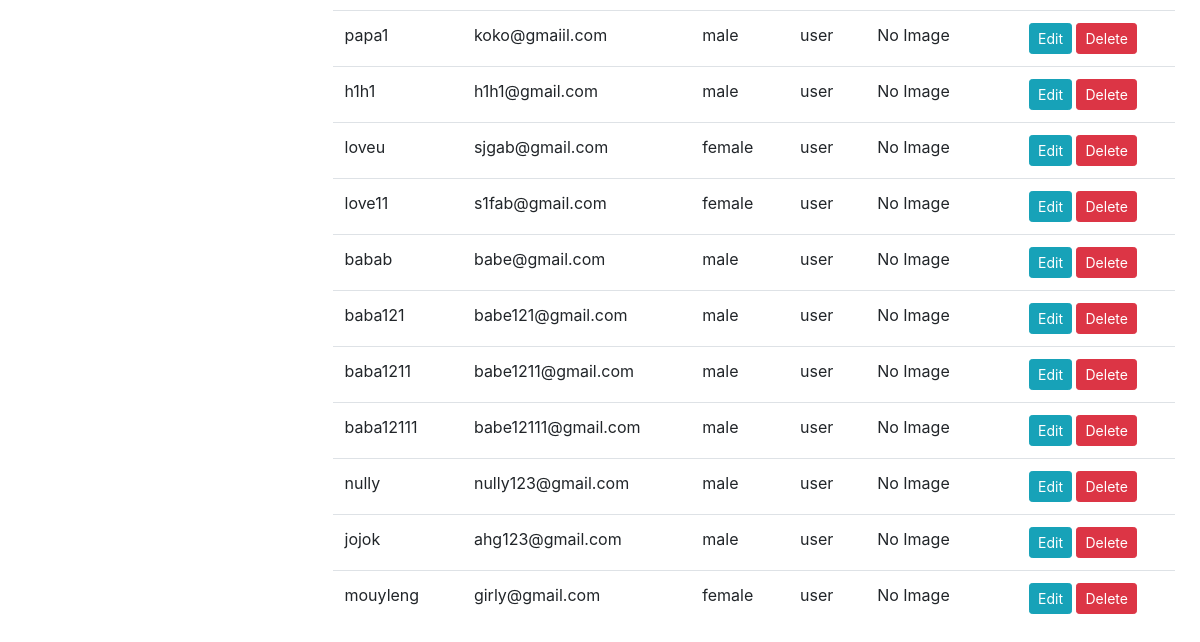
The app's page /profile (signed in, lower part), older data.
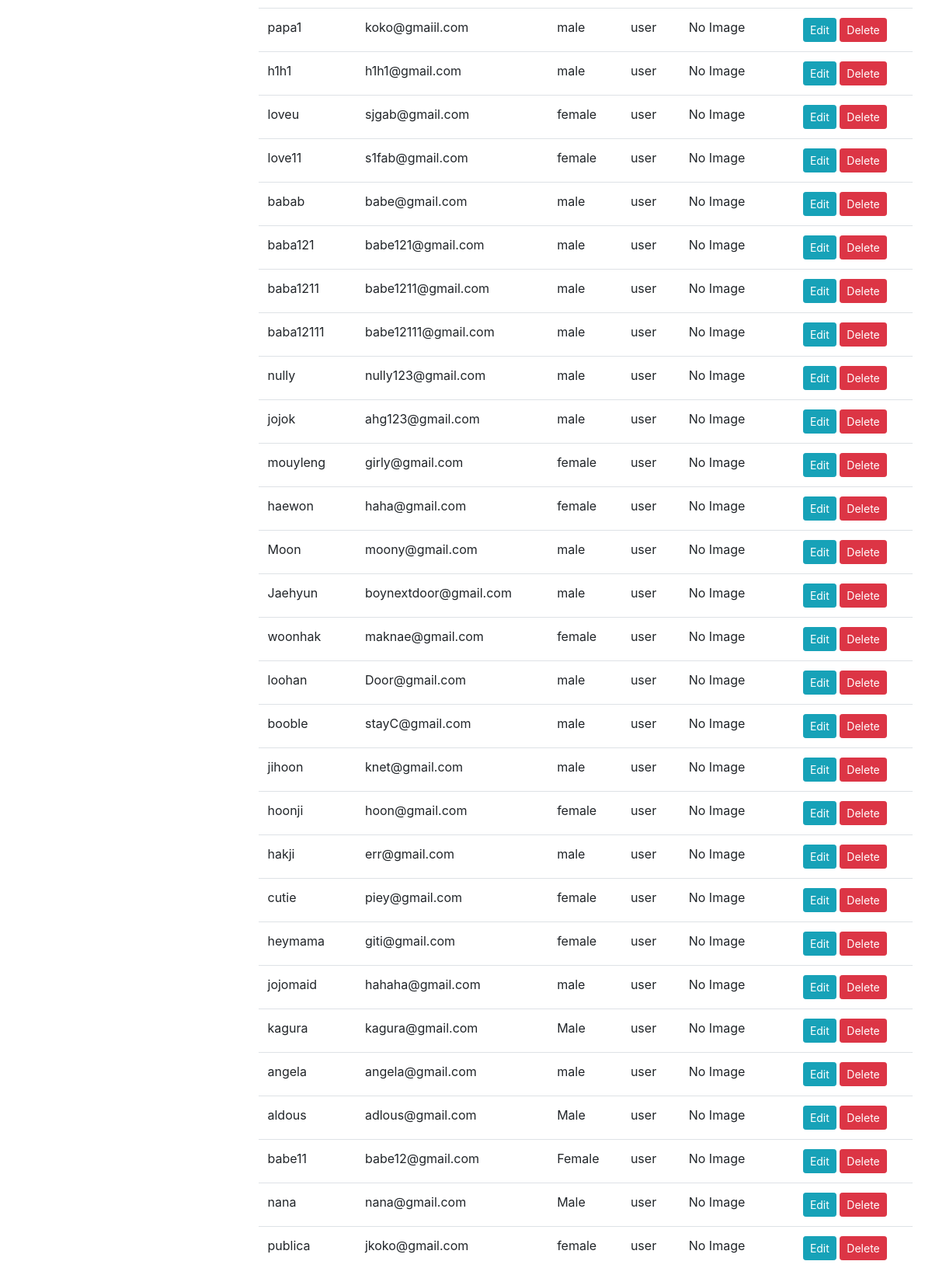
The same page, newer data.
### app/models/__init__.py (models this page shows)
class User(db.Model, UserMixin):
    id = db.Column(db.Integer, primary_key=True)
    username = db.Column(db.String(50), unique=True, nullable=False)
    email = db.Column(db.String(120), nullable=False)
    password_hash = db.Column(db.String, nullable=False)
    gender = db.Column(db.String(10))
    role = db.Column(db.String)
    profile = db.relationship('Profile', back_populates='user')
    user_payments = db.relationship('Payment', back_populates='user')

### app/views/main.py (the view, shortened to what this page needs)
@main.route('/profile', methods=['GET', 'POST'])
@login_required
def profile():
    username = current_user.username
    form = ProfileForm()
    profiles = User.query.all()
    return render_template('profile.html', form=form, profiles=profiles, username=username)

### app/views/auth/auth.py (called while the page is built)
@login_manager.user_loader
def load_user(username):
    return User.query.get(username)

### app/templates/profile.html (shortened to what this page needs)
{% extends "base.html" %} {% block title %}Profile{% endblock %} {% block content %}
<div class="container">
  <div class="row">
    <div class="col-md-12">
      <table class="table">
        <tbody>
          {% for profile in profiles %}
          <tr>
            <td>{{ profile.username }}</td>
            <td>{{ profile.email }}</td>
            <td>{{ profile.gender }}</td>
            <td>{{ profile.role }}</td>
            <td>
              {% if profile.profile_image %}
              <img src="{{ profile.profile_image }}" alt="Profile Image" class="img-thumbnail" width="100" />
              {% else %} No Image {% endif %}
            </td>
            <td>
              <button
                type="button"
                class="btn btn-sm btn-info edit-profile"
                data-toggle="modal"
                data-target="#editProfileModal"
                data-id="{{ profile.id }}"
                data-username="{{ profile.username }}"
                data-email="{{ profile.email }}"
                data-gender="{{ profile.gender }}"
                data-role="{{ profile.role }}"
              >
                Edit
              </button>
              <form
                method="post"
                action="{{ url_for('main.delete_profile', id=profile.id) }}"
                style="display: inline"
              >
                <button type="submit" class="btn btn-sm btn-danger">Delete</button>
              </form>
            </td>
          </tr>
          {% endfor %}
        </tbody>
      </table>
    </div>
  </div>
</div>
</div>
{% endblock %}

### app/templates/base.html (shortened to what this page needs)
<!DOCTYPE html>
<html lang="en">
  <head>
    <link href="https://stackpath.bootstrapcdn.com/bootstrap/4.3.1/css/bootstrap.min.css" rel="stylesheet" />
    <link rel="stylesheet" href="{{ url_for('static', filename='style.css') }}" />
  </head>
  <body>
    <div class="container-fluid">
      <div class="row">
        <div class="w-auto col-lg-9 col-md-9">
          <section class="hero">
            <div class="hero-body">
              <div class="container has-text-centered">{% block content %}{% endblock %}</div>
            </div>
        </div>
      </div>
  </body>
</html>

### app/static/style.css (style rules this page uses)
.hero-body { padding: 10px; width: 100%; height: 90vh; background-color: #ffffff; }
.row { height: 100vh; }
.col-lg-9 { padding: 0; }
.container-fluid { height: 100vh; width: 100%; }
.hero { display: flex; flex-direction: column; justify-content: center; align-items: center; height: 100%; width: auto; }
.hero-body { flex-grow: 1; }

### app/templates/base.html (style rules this page uses)
html, body { height: 100%; }
.container-fluid { height: 100%; padding-right: 0; padding-left: 0; }

Row changes from the older to the newer data that the page shows:
added User: username "haewon", email "haha@gmail.com", gender "female", role "user", shows "No Image"
added User: username "Moon", email "moony@gmail.com", gender "male", role "user", shows "No Image"
added User: username "Jaehyun", email "boynextdoor@gmail.com", gender "male", role "user", shows "No Image"
added User: username "woonhak", email "maknae@gmail.com", gender "female", role "user", shows "No Image"
added User: username "loohan", email "Door@gmail.com", gender "male", role "user", shows "No Image"
added User: username "booble", email "stayC@gmail.com", gender "male", role "user", shows "No Image"
added User: username "jihoon", email "knet@gmail.com", gender "male", role "user", shows "No Image"
added User: username "hoonji", email "hoon@gmail.com", gender "female", role "user", shows "No Image"
added User: username "hakji", email "err@gmail.com", gender "male", role "user", shows "No Image"
added User: username "cutie", email "piey@gmail.com", gender "female", role "user", shows "No Image"
added User: username "heymama", email "giti@gmail.com", gender "female", role "user", shows "No Image"
added User: username "jojomaid", email "hahaha@gmail.com", gender "male", role "user", shows "No Image"
added User: username "kagura", email "kagura@gmail.com", gender "Male", role "user", shows "No Image"
added User: username "angela", email "angela@gmail.com", gender "male", role "user", shows "No Image"
added User: username "aldous", email "adlous@gmail.com", gender "Male", role "user", shows "No Image"
added User: username "babe11", email "babe12@gmail.com", gender "Female", role "user", shows "No Image"
added User: username "nana", email "nana@gmail.com", gender "Male", role "user", shows "No Image"
added User: username "publica", email "jkoko@gmail.com", gender "female", role "user", shows "No Image"
